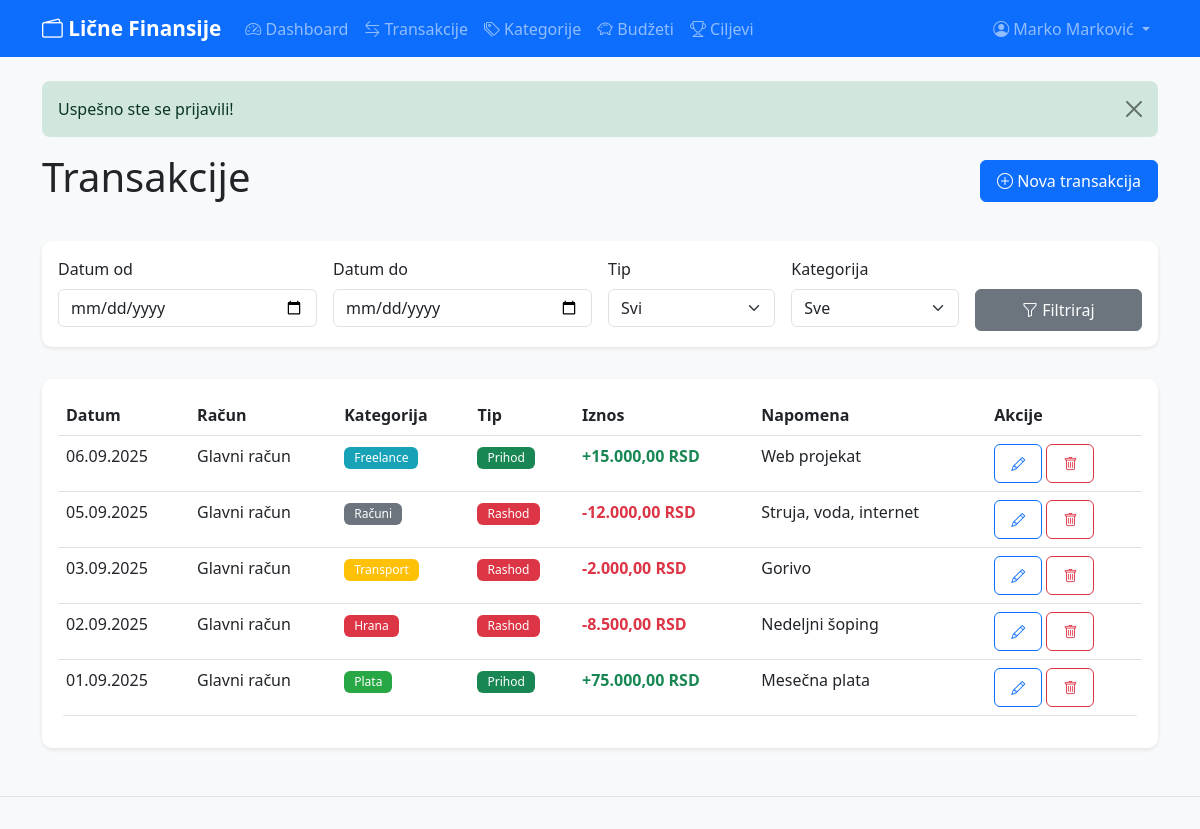
/transactions/index.php (signed in), run on the app's committed database.
### tables this page shows
CREATE TABLE transactions (
    id INT AUTO_INCREMENT PRIMARY KEY,
    user_id INT NOT NULL,
    account_id INT NOT NULL,
    category_id INT NOT NULL,
    amount DECIMAL(12,2) NOT NULL,
    type ENUM('prihod', 'rashod') NOT NULL,
    occurred_on DATE NOT NULL,
    note TEXT NULL,
    created_at TIMESTAMP DEFAULT CURRENT_TIMESTAMP,
    FOREIGN KEY (user_id) REFERENCES users(id) ON DELETE CASCADE,
    FOREIGN KEY (account_id) REFERENCES accounts(id) ON DELETE CASCADE,
    FOREIGN KEY (category_id) REFERENCES categories(id) ON DELETE RESTRICT,
    INDEX idx_occurred (occurred_on),
    INDEX idx_user_date (user_id, occurred_on)
);

CREATE TABLE accounts (
    id INT AUTO_INCREMENT PRIMARY KEY,
    user_id INT NOT NULL,
    name VARCHAR(100) NOT NULL,
    starting_balance DECIMAL(12,2) DEFAULT 0.00,
    created_at TIMESTAMP DEFAULT CURRENT_TIMESTAMP,
    FOREIGN KEY (user_id) REFERENCES users(id) ON DELETE CASCADE,
    INDEX idx_user (user_id)
);

CREATE TABLE categories (
    id INT AUTO_INCREMENT PRIMARY KEY,
    user_id INT NOT NULL,
    name VARCHAR(100) NOT NULL,
    type ENUM('prihod', 'rashod') NOT NULL,
    color VARCHAR(7) NULL,
    created_at TIMESTAMP DEFAULT CURRENT_TIMESTAMP,
    UNIQUE KEY unique_user_category (user_id, name, type),
    FOREIGN KEY (user_id) REFERENCES users(id) ON DELETE CASCADE,
    INDEX idx_user_type (user_id, type)
);

### src/Core/Database.php (called while the page is built, shortened)
<?php
class Database {
    private static ?PDO $instance = null;
    public static function getInstance(): PDO {
        if (self::$instance === null) {
            try {
                $host = defined('DB_HOST') ? DB_HOST : '127.0.0.1';
                $port = defined('DB_PORT') ? DB_PORT : '3306';
                $name = defined('DB_NAME') ? DB_NAME : 'finance_tracker';
                $charset = defined('DB_CHARSET') ? DB_CHARSET : 'utf8mb4';
                $dsn = "mysql:host={$host};port={$port};dbname={$name};charset={$charset}";
                self::$instance = new PDO($dsn, DB_USER, DB_PASS);
                self::$instance->setAttribute(PDO::ATTR_ERRMODE, PDO::ERRMODE_EXCEPTION);
                self::$instance->setAttribute(PDO::ATTR_DEFAULT_FETCH_MODE, PDO::FETCH_ASSOC);
                self::$instance->setAttribute(PDO::ATTR_EMULATE_PREPARES, false);
            } catch (PDOException $e) {
                die("Greška konekcije: " . $e->getMessage());
            }
        }
        return self::$instance;
    }
}

### src/Core/Session.php (called while the page is built, shortened)
<?php
class Session {
    public static function get(string $key, $default = null) {
        return $_SESSION[$key] ?? $default;
    }
    public static function has(string $key): bool {
        return isset($_SESSION[$key]);
    }
}

### src/Core/Auth.php (called while the page is built, shortened)
<?php
class Auth {
    public function isLoggedIn(): bool {
        return Session::has('user_id');
    }
    public function currentUser(): ?array {
        return [
            'id' => Session::get('user_id'),
            'name' => Session::get('user_name'),
            'email' => Session::get('user_email'),
            'role' => Session::get('user_role')
        ];
    }
}

### src/Repositories/BaseRepository.php (called while the page is built, shortened)
<?php
abstract class BaseRepository implements CrudRepositoryInterface {
    public function __construct() {
        $this->db = Database::getInstance();
    }
}

### src/Repositories/TransactionRepository.php (called while the page is built, shortened)
<?php
class TransactionRepository extends BaseRepository {
    protected string $table = 'transactions';
    public function getUserTransactions(int $userId, array $filters = []): array {
        $sql = "SELECT t.*, c.name as category_name, c.color as category_color, a.name as account_name
                FROM {$this->table} t
                JOIN categories c ON t.category_id = c.id
                JOIN accounts a ON t.account_id = a.id
                WHERE t.user_id = :user_id";
        $params = ['user_id' => $userId];
        $sql .= " ORDER BY t.occurred_on DESC, t.id DESC";
        $stmt = $this->db->prepare($sql);
        $stmt->execute($params);
        return $stmt->fetchAll();
    }
}

### public/transactions/index.php (the view, shortened to what this page needs)
<?php
require_once '../../src/Helpers/functions.php';
spl_autoload_register(function ($class) {
    $prefix = 'App\\';
    $base_dir = __DIR__ . '/../../src/';
    $len = strlen($prefix);
    $relative_class = substr($class, $len);
    $file = $base_dir . str_replace('\\', '/', $relative_class) . '.php';
});
$auth = new Auth();
$user = $auth->currentUser();
$transactionRepo = new TransactionRepository();
$filters = [
    'date_from' => $_GET['date_from'] ?? '',
    'date_to' => $_GET['date_to'] ?? '',
    'type' => $_GET['type'] ?? '',
    'category_id' => $_GET['category_id'] ?? ''
];
$transactions = $transactionRepo->getUserTransactions($user['id'], $filters);
include '../../views/partials/header.php';
?>
<div class="d-flex justify-content-between align-items-center mb-4">
    <h1>Transakcije</h1>
    <a href="/transactions/create.php" class="btn btn-primary">
        <i class="bi bi-plus-circle"></i> Nova transakcija
    </a>
</div>
<div class="card mb-4">
    <div class="card-body">
        <form method="GET" class="row g-3">
            <div class="col-md-3">
                <label class="form-label">Datum od</label>
                <input type="date" class="form-control" name="date_from"
                       value="<?= e($filters['date_from']) ?>">
            </div>
            <div class="col-md-3">
                <label class="form-label">Datum do</label>
                <input type="date" class="form-control" name="date_to"
                       value="<?= e($filters['date_to']) ?>">
            </div>
            <div class="col-md-2">
                <label class="form-label">Tip</label>
                <select class="form-select" name="type">
                    <option value="">Svi</option>
                </select>
            </div>
            <div class="col-md-2">
                <label class="form-label">Kategorija</label>
                <select class="form-select" name="category_id">
                    <option value="">Sve</option>
                </select>
            </div>
            <div class="col-md-2">
                <label class="form-label">&nbsp;</label>
                <button type="submit" class="btn btn-secondary w-100">
                    <i class="bi bi-funnel"></i> Filtriraj
                </button>
            </div>
        </form>
    </div>
</div>
<div class="card">
    <div class="card-body">
        <?php if (empty($transactions)): ?>
            <p class="text-muted">Nema transakcija za prikaz.</p>
        <?php else: ?>
            <div class="table-responsive">
                <table class="table table-hover">
                    <thead>
                        <tr>
                            <th>Datum</th>
                            <th>Račun</th>
                            <th>Kategorija</th>
                            <th>Tip</th>
                            <th>Iznos</th>
                            <th>Napomena</th>
                            <th>Akcije</th>
                        </tr>
                    </thead>
                    <tbody>
                        <?php foreach ($transactions as $t): ?>
                        <tr>
                            <td><?= formatDate($t['occurred_on']) ?></td>
                            <td><?= e($t['account_name']) ?></td>
                            <td>
                                <?php if ($t['category_color']): ?>
                                    <span class="badge" style="background-color: <?= e($t['category_color']) ?>">
                                        <?= e($t['category_name']) ?>
                                    </span>
                                <?php else: ?>
                                    <?= e($t['category_name']) ?>
                                <?php endif; ?>
                            </td>
                            <td><?= typeBadge($t['type']) ?></td>
                            <td class="fw-bold text-<?= $t['type'] === 'prihod' ? 'success' : 'danger' ?>">
                                <?= $t['type'] === 'prihod' ? '+' : '-' ?><?= formatRsd($t['amount']) ?>
                            </td>
                            <td><?= e($t['note']) ?></td>
                            <td>
                                <a href="/transactions/edit.php?id=<?= $t['id'] ?>"
                                   class="btn btn-sm btn-outline-primary">
                                    <i class="bi bi-pencil"></i>
                                </a>
                                <form method="POST" class="d-inline"
                                      onsubmit="return confirm('Da li ste sigurni?')">
                                    <button type="submit" name="delete" value="<?= $t['id'] ?>"
                                            class="btn btn-sm btn-outline-danger">
                                        <i class="bi bi-trash"></i>
                                    </button>
                                </form>
                            </td>
                        </tr>
                        <?php endforeach; ?>
                    </tbody>
                </table>
            </div>
        <?php endif; ?>
    </div>
</div>
<?php include '../../views/partials/footer.php'; ?>

### src/Helpers/functions.php (shortened to what this page needs)
<?php
function e(?string $value): string {
    return htmlspecialchars($value ?? '', ENT_QUOTES, 'UTF-8');
}
function formatRsd(float $amount): string {
    return number_format($amount, 2, ',', '.') . ' RSD';
}
function formatDate(string $date): string {
    return date('d.m.Y', strtotime($date));
}
function typeBadge(string $type): string {
    $class = $type === 'prihod' ? 'success' : 'danger';
    $label = ucfirst($type);
    return "<span class='badge bg-$class'>$label</span>";
}

### public/assets/css/custom.css (style rules this page uses)
body { background-color: #f8f9fa; font-family: 'Segoe UI', Tahoma, Geneva, Verdana, sans-serif; }
.card { border: none; border-radius: 10px; box-shadow: 0 2px 4px rgba(0, 0, 0, 0.08); transition: transform 0.2s, box-shadow 0.2s; }
.table { border-radius: 8px; overflow: hidden; }
.table thead { background-color: #f1f3f5; }
.btn { border-radius: 6px; padding: 8px 16px; font-weight: 500; transition: all 0.2s; }
.form-control, .form-select { border-radius: 6px; border: 1px solid #dee2e6; }
.badge { padding: 5px 10px; border-radius: 6px; font-weight: 500; }
.card { animation: fadeIn 0.3s ease-out; }
.mb-4 { margin-bottom: 2rem !important; }

### data on the page
transactions: occurred_on "06.09.2025", account.name "Glavni račun", category.name "Freelance", type "Prihod", amount "15.000,00 RSD", note "Web projekat", $t['id'] 5 (drawn)
transactions: occurred_on "05.09.2025", account.name "Glavni račun", category.name "Računi", type "Rashod", amount "12.000,00 RSD", note "Struja, voda, internet", $t['id'] 4 (drawn)
transactions: occurred_on "03.09.2025", account.name "Glavni račun", category.name "Transport", type "Rashod", amount "2.000,00 RSD", note "Gorivo", $t['id'] 3 (drawn)
transactions: occurred_on "02.09.2025", account.name "Glavni račun", category.name "Hrana", type "Rashod", amount "8.500,00 RSD", note "Nedeljni šoping", $t['id'] 2 (drawn)
transactions: occurred_on "01.09.2025", account.name "Glavni račun", category.name "Plata", type "Prihod", amount "75.000,00 RSD", note "Mesečna plata", $t['id'] 1 (drawn)

### other printed values
APP_NAME "Lične Finansije"
Session::get('user_name') "Marko Marković"
$flash['message'] "Uspešno ste se prijavili!"
